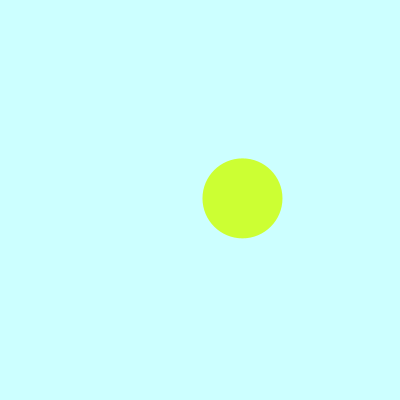
Frame 1 (no input)
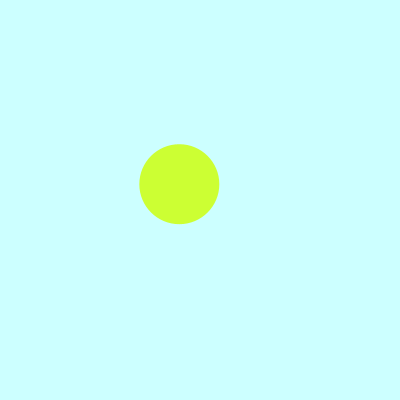
Frame 60 (the mouse pressed at the canvas centre just before this capture)
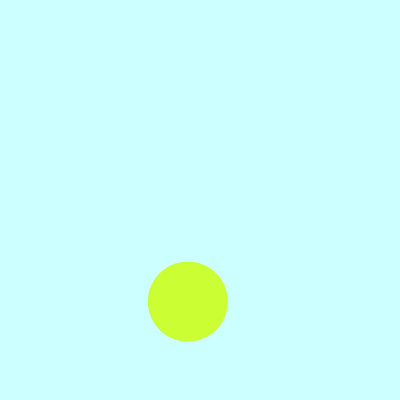
Frame 120 (the mouse held since frame 60 and released just before this capture)

The Processing sketch that drew these frames (run headless with seeded random() and noise(); from frame 60 on, the mouse is pressed at the canvas centre):

// Processing sketch: processing_162195
// ── processing_162195.pde

float nPos = 0;
float inc = 0.009;
float size = 80;

void setup() {
  size(400,400);
  ellipseMode(CENTER);
  noStroke();
  fill(#CCFF33);
}

void draw() {
  background(#CCFFFF);
  float x = noise(nPos)*width;
  float y = noise(nPos+1)*height;
  ellipse(x,y,size,size);
  nPos = nPos + inc;
}
  void mousePressed(){
  background(#000000);
  }
